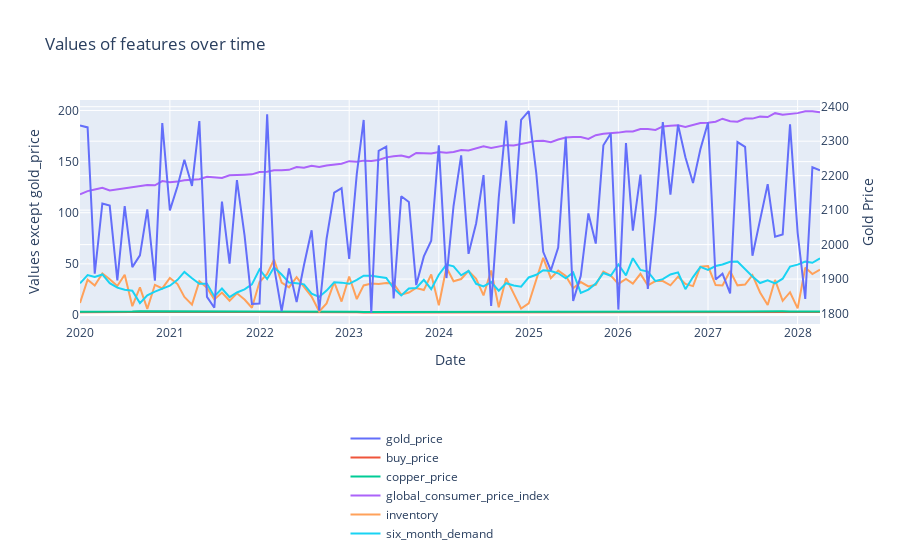

Notebook source saved alongside this figure:
### Code cell
fig = go.Figure()

fig.add_trace(
    go.Scatter(x=df['date'], y=df['gold_price'], name='gold_price', yaxis='y2')
)

categories = df.columns.difference(['date', 'gold_price'])
for category in categories:
    fig.add_trace(
        go.Scatter(x=df['date'], y=df[category], name=category)
    )

fig.update_layout(
    xaxis=dict(title='Date'),
    yaxis=dict(title='Values except gold_price'),
    yaxis2=dict(title='Gold Price', overlaying='y', side='right'),
    title='Values of features over time',
    legend=dict(
        x=0.5,  # Horizontal position (0: left, 1: right)
        y=-1,    # Vertical position (0: bottom, 1: top)
        xanchor='center',  
        yanchor='bottom'     
    )
)

fig.show()
